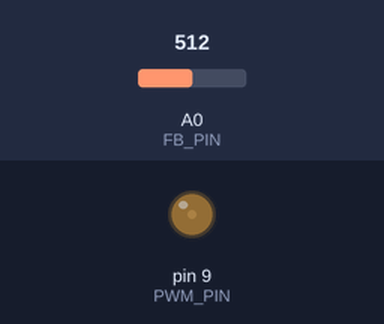
Bench run of a sketch on a simulated Arduino Uno, built with avr-gcc and run on an emulated ATmega328P. On the bench: output pins drawn as LEDs (lit = HIGH). Inputs (shaded band) come from the test bench; at power-on: A0 (FB_PIN) = 512.

Above: at 1.2 s.
1.3 s: A0 (FB_PIN) set to 306
2.9 s: A0 (FB_PIN) set to 511
At 4.4 s:
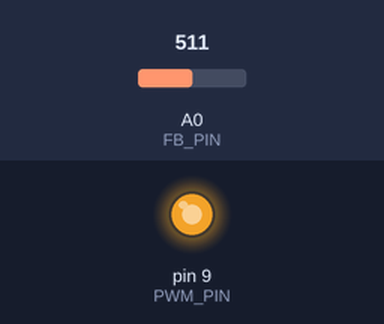
Timing chart, 0 to 5.9 s (numbered marks = the images above; inputs shaded):
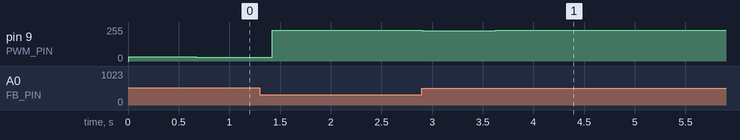

Measured:
- after the input at 2.9 s, pin 9 (PWM_PIN): 229/255 → 226/255 at once, → 227/255 0.24 s later, → 228/255 0.24 s later, → 229/255 0.25 s later

The sketch:

arduino_uno_sketch.ino
```cpp
#include <Arduino.h>

const uint8_t FB_PIN  = A0;
const uint8_t PWM_PIN = 9;

const uint16_t PWM_TOP = 1599;
const uint16_t PWM_MIN = 80;     // ~5%
const uint16_t PWM_MAX = 1439;   // ~90%

const float DIV_RATIO = 2.0;     // 10k + 10k divider
const float DUTY_FF   = 150;   //12% //640.0;   // ~40% feedforward

// Stable PID gains for 1 kHz loop
float Kp = 20;
float Ki = 5000.0;
float Kd = 0.0;                 // D-term damps oscillation/overshoot

float target_voltage = 5.0;
float integral = 0.0;
float prev_error = 0.0;
float v_fb_filtered = 0.0;
float output_pwm = DUTY_FF;

unsigned long last_time = 0;
const unsigned int sample_interval_us = 1000; // 1 kHz

void setup() {
  pinMode(PWM_PIN, OUTPUT);

  TCCR1A = 0;
  TCCR1B = 0;
  TCNT1  = 0;
  TCCR1A |= (1 << COM1A1) | (1 << WGM11);
  TCCR1B |= (1 << WGM13) | (1 << WGM12) | (1 << CS10);
  ICR1  = PWM_TOP;
  OCR1A = (uint16_t)DUTY_FF;

  ADCSRA = (ADCSRA & 0xF8) | 0x04; // Prescaler 16 (~105 us per ADC read)
  last_time = micros();
}

void loop() {
  unsigned long now = micros();
  if (now - last_time < sample_interval_us) return;

  float dt = (now - last_time) / 1000000.0;
  last_time = now;

  // Single fast read + Exponential Moving Average filter (70% old, 30% new)
  float raw_v = (analogRead(FB_PIN) * 5.0 / 1023.0) * DIV_RATIO;
  v_fb_filtered = (0.7 * v_fb_filtered) + (0.3 * raw_v);

  float error = target_voltage - v_fb_filtered;

  // Integral accumulation with anti-windup clamp
  float next_integral = integral + error * dt;
  next_integral = constrain(next_integral, -1.5, 1.5);

  // Derivative calculation for damping
  float derivative = (error - prev_error) / dt;
  prev_error = error;

  // PID Output
  output_pwm = DUTY_FF + (Kp * error) + (Ki * next_integral) + (Kd * derivative);

  // Update integral only if output is not saturated (Anti-Windup)
  if (output_pwm >= PWM_MIN && output_pwm <= PWM_MAX) {
    integral = next_integral;
  }

  output_pwm = constrain(output_pwm, PWM_MIN, PWM_MAX);
  OCR1A = (uint16_t)output_pwm;
}
```
